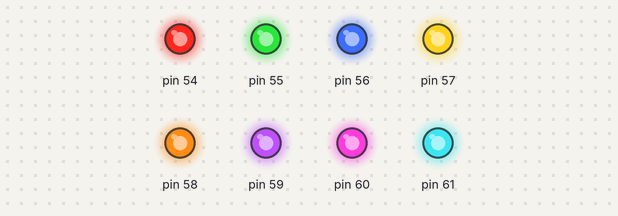
Bench run of a sketch on a simulated Arduino Mega 2560, built with avr-gcc and run on an emulated ATmega2560. On the bench: output pins drawn as LEDs (lit = HIGH). At 0.0 s the program stops and its outputs stay as they are.

Above: at 0.1 s.
Timing chart, 0 to 1.5 s (numbered marks = the images above):
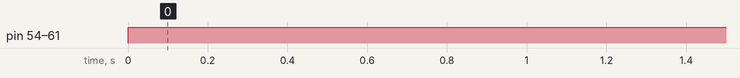

Measured:
- by itself, pin 54–61: LOW → HIGH at 0.00 s

The sketch:

ETALVIS_Problem_01_07.ino
```cpp
//LEDs - Set 1 - Problem 7 - Assessment
//Problem: Connect Eight LEDs to port F bit 0 to bit 7. Glow all 8 LEDs
void setup() {
  // put your setup code here, to run once:
  volatile char *ddrF,*outF;
  ddrF=0x30;outF=0x31;
  *ddrF=0xFF;//setting entire portF as OUTPUT
  while(1)
  {
    *outF=*ddrF;//Glow all 8 LEDs
  }
}

void loop() {
  // put your main code here, to run repeatedly:
}
```
